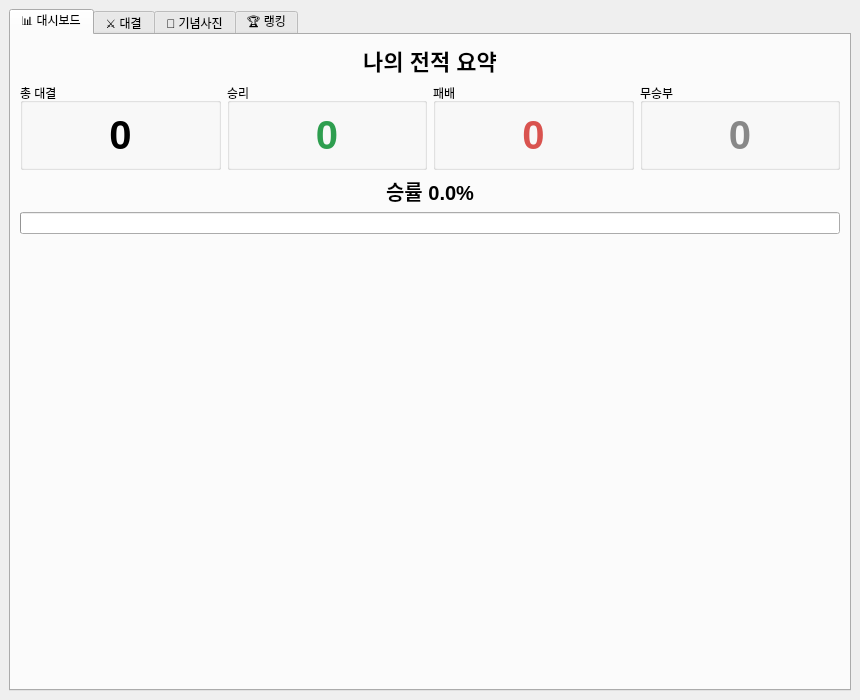
<?xml version="1.0" encoding="UTF-8"?>
<ui version="4.0">
 <class>MainWindow</class>
 <widget class="QMainWindow" name="MainWindow">
  <property name="geometry">
   <rect>
    <x>0</x>
    <y>0</y>
    <width>860</width>
    <height>700</height>
   </rect>
  </property>
  <property name="windowTitle">
   <string>가위바위보 게임</string>
  </property>
  <widget class="QWidget" name="centralwidget">
   <layout class="QVBoxLayout" name="mainLayout">
    <item>
     <widget class="QTabWidget" name="tabWidget">
      <property name="currentIndex">
       <number>0</number>
      </property>
      <widget class="QWidget" name="tabDashboard">
       <attribute name="title">
        <string>📊 대시보드</string>
       </attribute>
       <layout class="QVBoxLayout" name="dashLayout">
        <item>
         <widget class="QLabel" name="lblDashTitle">
          <property name="styleSheet">
           <string notr="true">font-size: 22px; font-weight: bold;</string>
          </property>
          <property name="text">
           <string>나의 전적 요약</string>
          </property>
          <property name="alignment">
           <set>Qt::AlignCenter</set>
          </property>
         </widget>
        </item>
        <item>
         <layout class="QHBoxLayout" name="cardLayout">
          <item>
           <widget class="QGroupBox" name="boxTotal">
            <property name="title">
             <string>총 대결</string>
            </property>
            <layout class="QVBoxLayout" name="l1">
             <item>
              <widget class="QLabel" name="lblTotal">
               <property name="styleSheet">
                <string notr="true">font-size: 40px; font-weight: bold;</string>
               </property>
               <property name="text">
                <string>0</string>
               </property>
               <property name="alignment">
                <set>Qt::AlignCenter</set>
               </property>
              </widget>
             </item>
            </layout>
           </widget>
          </item>
          <item>
           <widget class="QGroupBox" name="boxWins">
            <property name="title">
             <string>승리</string>
            </property>
            <layout class="QVBoxLayout" name="l2">
             <item>
              <widget class="QLabel" name="lblWins">
               <property name="styleSheet">
                <string notr="true">font-size: 40px; font-weight: bold; color: #2e9e4f;</string>
               </property>
               <property name="text">
                <string>0</string>
               </property>
               <property name="alignment">
                <set>Qt::AlignCenter</set>
               </property>
              </widget>
             </item>
            </layout>
           </widget>
          </item>
          <item>
           <widget class="QGroupBox" name="boxLosses">
            <property name="title">
             <string>패배</string>
            </property>
            <layout class="QVBoxLayout" name="l3">
             <item>
              <widget class="QLabel" name="lblLosses">
               <property name="styleSheet">
                <string notr="true">font-size: 40px; font-weight: bold; color: #d9534f;</string>
               </property>
               <property name="text">
                <string>0</string>
               </property>
               <property name="alignment">
                <set>Qt::AlignCenter</set>
               </property>
              </widget>
             </item>
            </layout>
           </widget>
          </item>
          <item>
           <widget class="QGroupBox" name="boxDraws">
            <property name="title">
             <string>무승부</string>
            </property>
            <layout class="QVBoxLayout" name="l4">
             <item>
              <widget class="QLabel" name="lblDraws">
               <property name="styleSheet">
                <string notr="true">font-size: 40px; font-weight: bold; color: #888888;</string>
               </property>
               <property name="text">
                <string>0</string>
               </property>
               <property name="alignment">
                <set>Qt::AlignCenter</set>
               </property>
              </widget>
             </item>
            </layout>
           </widget>
          </item>
         </layout>
        </item>
        <item>
         <widget class="QLabel" name="lblDashRate">
          <property name="styleSheet">
           <string notr="true">font-size: 20px; font-weight: bold;</string>
          </property>
          <property name="text">
           <string>승률 0.0%</string>
          </property>
          <property name="alignment">
           <set>Qt::AlignCenter</set>
          </property>
         </widget>
        </item>
        <item>
         <widget class="QProgressBar" name="progressDash">
          <property name="value">
           <number>0</number>
          </property>
          <property name="textVisible">
           <bool>false</bool>
          </property>
         </widget>
        </item>
        <item>
         <spacer name="dashSpacer">
          <property name="orientation">
           <enum>Qt::Vertical</enum>
          </property>
          <property name="sizeHint" stdset="0">
           <size>
            <width>0</width>
            <height>0</height>
           </size>
          </property>
         </spacer>
        </item>
       </layout>
      </widget>
      <widget class="QWidget" name="tabBattle">
       <attribute name="title">
        <string>⚔️ 대결</string>
       </attribute>
       <layout class="QHBoxLayout" name="battleLayout">
        <item>
         <layout class="QVBoxLayout" name="gameLayout">
          <item>
           <layout class="QHBoxLayout" name="nameLayout">
            <item>
             <widget class="QLabel" name="lblNameCaption">
              <property name="text">
               <string>플레이어 이름</string>
              </property>
             </widget>
            </item>
            <item>
             <widget class="QLineEdit" name="leName">
              <property name="text">
               <string>플레이어</string>
              </property>
              <property name="maxLength">
               <number>12</number>
              </property>
             </widget>
            </item>
           </layout>
          </item>
          <item>
           <widget class="QLabel" name="lblGuide">
            <property name="styleSheet">
             <string notr="true">font-size: 18px; font-weight: bold;</string>
            </property>
            <property name="text">
             <string>가위, 바위, 보 중 하나를 선택하세요!</string>
            </property>
            <property name="alignment">
             <set>Qt::AlignCenter</set>
            </property>
           </widget>
          </item>
          <item>
           <layout class="QHBoxLayout" name="versusLayout">
            <item>
             <layout class="QVBoxLayout" name="playerCol">
              <item>
               <widget class="QLabel" name="lblPlayerName">
                <property name="text">
                 <string>나</string>
                </property>
                <property name="alignment">
                 <set>Qt::AlignCenter</set>
                </property>
               </widget>
              </item>
              <item>
               <widget class="QLabel" name="lblPlayer">
                <property name="styleSheet">
                 <string notr="true">font-size: 72px;</string>
                </property>
                <property name="text">
                 <string>❔</string>
                </property>
                <property name="alignment">
                 <set>Qt::AlignCenter</set>
                </property>
               </widget>
              </item>
             </layout>
            </item>
            <item>
             <widget class="QLabel" name="lblVs">
              <property name="styleSheet">
               <string notr="true">font-size: 28px; font-weight: bold; color: #d9534f;</string>
              </property>
              <property name="text">
               <string>VS</string>
              </property>
              <property name="alignment">
               <set>Qt::AlignCenter</set>
              </property>
             </widget>
            </item>
            <item>
             <layout class="QVBoxLayout" name="comCol">
              <item>
               <widget class="QLabel" name="lblComName">
                <property name="text">
                 <string>컴퓨터</string>
                </property>
                <property name="alignment">
                 <set>Qt::AlignCenter</set>
                </property>
               </widget>
              </item>
              <item>
               <widget class="QLabel" name="lblComputer">
                <property name="styleSheet">
                 <string notr="true">font-size: 72px;</string>
                </property>
                <property name="text">
                 <string>❔</string>
                </property>
                <property name="alignment">
                 <set>Qt::AlignCenter</set>
                </property>
               </widget>
              </item>
             </layout>
            </item>
           </layout>
          </item>
          <item>
           <widget class="QLabel" name="lblResult">
            <property name="styleSheet">
             <string notr="true">font-size: 26px; font-weight: bold;</string>
            </property>
            <property name="text">
             <string>결과가 여기에 표시됩니다</string>
            </property>
            <property name="alignment">
             <set>Qt::AlignCenter</set>
            </property>
           </widget>
          </item>
          <item>
           <layout class="QHBoxLayout" name="buttonLayout">
            <item>
             <widget class="QPushButton" name="btnScissors">
              <property name="minimumSize">
               <size>
                <width>0</width>
                <height>70</height>
               </size>
              </property>
              <property name="styleSheet">
               <string notr="true">font-size: 20px;</string>
              </property>
              <property name="text">
               <string>✌️ 가위</string>
              </property>
             </widget>
            </item>
            <item>
             <widget class="QPushButton" name="btnRock">
              <property name="minimumSize">
               <size>
                <width>0</width>
                <height>70</height>
               </size>
              </property>
              <property name="styleSheet">
               <string notr="true">font-size: 20px;</string>
              </property>
              <property name="text">
               <string>✊ 바위</string>
              </property>
             </widget>
            </item>
            <item>
             <widget class="QPushButton" name="btnPaper">
              <property name="minimumSize">
               <size>
                <width>0</width>
                <height>70</height>
               </size>
              </property>
              <property name="styleSheet">
               <string notr="true">font-size: 20px;</string>
              </property>
              <property name="text">
               <string>✋ 보</string>
              </property>
             </widget>
            </item>
           </layout>
          </item>
          <item>
           <widget class="QLabel" name="lblWinRate">
            <property name="styleSheet">
             <string notr="true">font-size: 16px; font-weight: bold;</string>
            </property>
            <property name="text">
             <string>승률 0.0% (0승 0패 0무)</string>
            </property>
            <property name="alignment">
             <set>Qt::AlignCenter</set>
            </property>
           </widget>
          </item>
          <item>
           <widget class="QProgressBar" name="progressWinRate">
            <property name="value">
             <number>0</number>
            </property>
            <property name="textVisible">
             <bool>false</bool>
            </property>
           </widget>
          </item>
          <item>
           <widget class="QLabel" name="lblTopRate">
            <property name="styleSheet">
             <string notr="true">font-size: 13px; color: #b8860b;</string>
            </property>
            <property name="text">
             <string>현재 1위 기록 없음</string>
            </property>
            <property name="alignment">
             <set>Qt::AlignCenter</set>
            </property>
            <property name="wordWrap">
             <bool>true</bool>
            </property>
           </widget>
          </item>
         </layout>
        </item>
        <item>
         <widget class="QGroupBox" name="boxHistory">
          <property name="minimumSize">
           <size>
            <width>300</width>
            <height>0</height>
           </size>
          </property>
          <property name="title">
           <string>📜 대결 기록</string>
          </property>
          <layout class="QVBoxLayout" name="historyLayout">
           <item>
            <widget class="QListWidget" name="listHistory"/>
           </item>
           <item>
            <widget class="QPushButton" name="btnReset">
             <property name="text">
              <string>기록 초기화</string>
             </property>
            </widget>
           </item>
          </layout>
         </widget>
        </item>
       </layout>
      </widget>
      <widget class="QWidget" name="tabPhoto">
       <attribute name="title">
        <string>📸 기념사진</string>
       </attribute>
       <layout class="QVBoxLayout" name="photoLayout">
        <item>
         <widget class="QLabel" name="lblPhotoTitle">
          <property name="styleSheet">
           <string notr="true">font-size: 18px; font-weight: bold;</string>
          </property>
          <property name="text">
           <string>승률 25% 이상 + 1위 기록 경신 시 기념사진을 촬영합니다</string>
          </property>
          <property name="alignment">
           <set>Qt::AlignCenter</set>
          </property>
         </widget>
        </item>
        <item>
         <widget class="QLabel" name="lblCountdown">
          <property name="styleSheet">
           <string notr="true">font-size: 96px; font-weight: bold; color: #d9534f;</string>
          </property>
          <property name="text">
           <string>-</string>
          </property>
          <property name="alignment">
           <set>Qt::AlignCenter</set>
          </property>
         </widget>
        </item>
        <item>
         <widget class="QLabel" name="lblCamera">
          <property name="sizePolicy">
           <sizepolicy hsizetype="Ignored" vsizetype="Ignored">
            <horstretch>0</horstretch>
            <verstretch>0</verstretch>
           </sizepolicy>
          </property>
          <property name="minimumSize">
           <size>
            <width>480</width>
            <height>300</height>
           </size>
          </property>
          <property name="styleSheet">
           <string notr="true">background: #222; color: #ccc; border-radius: 8px;</string>
          </property>
          <property name="text">
           <string>아직 촬영 전입니다</string>
          </property>
          <property name="alignment">
           <set>Qt::AlignCenter</set>
          </property>
         </widget>
        </item>
        <item>
         <widget class="QLabel" name="lblPhotoInfo">
          <property name="text">
           <string/>
          </property>
          <property name="alignment">
           <set>Qt::AlignCenter</set>
          </property>
         </widget>
        </item>
       </layout>
      </widget>
      <widget class="QWidget" name="tabRank">
       <attribute name="title">
        <string>🏆 랭킹</string>
       </attribute>
       <layout class="QVBoxLayout" name="rankLayout">
        <item>
         <widget class="QLabel" name="lblRankTitle">
          <property name="styleSheet">
           <string notr="true">font-size: 20px; font-weight: bold;</string>
          </property>
          <property name="text">
           <string>🏆 승률 랭킹 TOP 10</string>
          </property>
          <property name="alignment">
           <set>Qt::AlignCenter</set>
          </property>
         </widget>
        </item>
        <item>
         <widget class="QTableWidget" name="tableRank"/>
        </item>
        <item>
         <widget class="QLabel" name="lblRankHint">
          <property name="styleSheet">
           <string notr="true">color: #888;</string>
          </property>
          <property name="text">
           <string>기념사진을 클릭하면 크게 볼 수 있어요</string>
          </property>
          <property name="alignment">
           <set>Qt::AlignCenter</set>
          </property>
         </widget>
        </item>
        <item>
         <widget class="QPushButton" name="btnRankReset">
          <property name="text">
           <string>🗑️ 랭킹 초기화</string>
          </property>
         </widget>
        </item>
       </layout>
      </widget>
     </widget>
    </item>
   </layout>
  </widget>
 </widget>
 <resources/>
 <connections/>
</ui>
